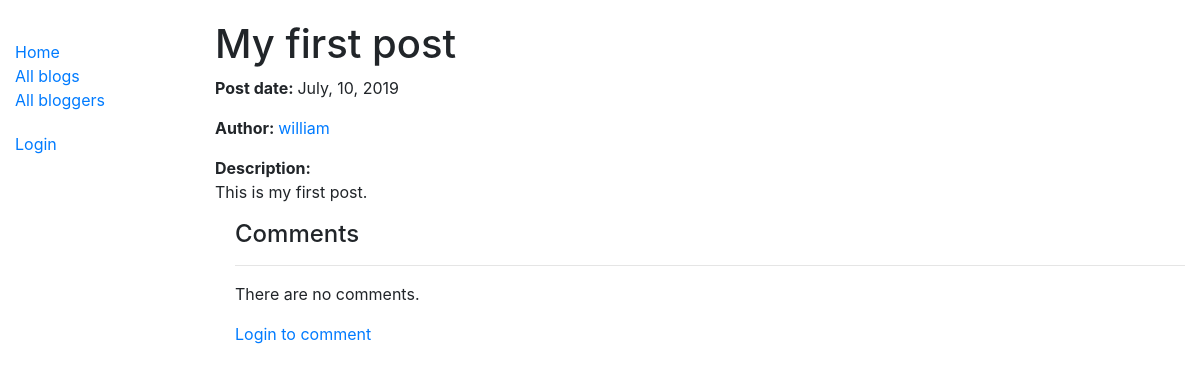
Page /blog/6/ on the earlier database version.
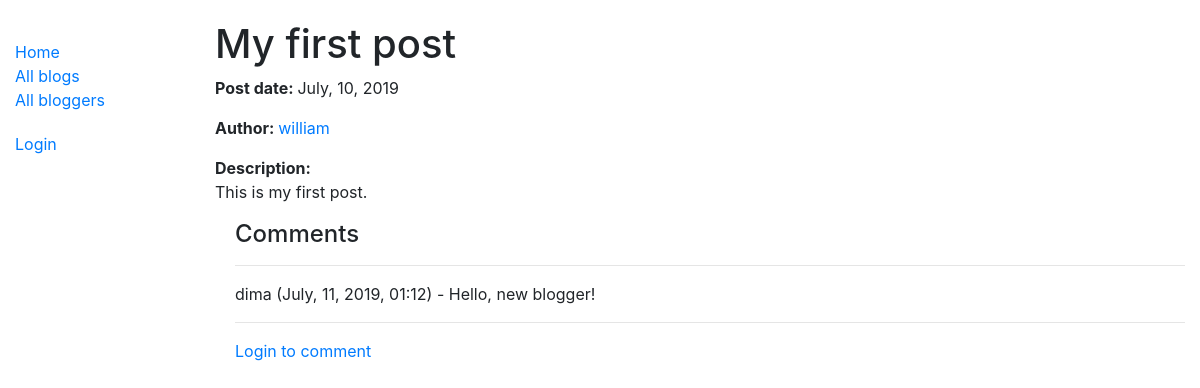
Same page on the later database version.
### blog/models.py (models this page shows, shortened)
class Comment(models.Model):
	user = models.ForeignKey(User, on_delete=models.SET_NULL, null=True, blank=True)
	post = models.ForeignKey(Post, on_delete=models.SET_NULL, null=True, blank=True)
	text = models.TextField()
	created_at = models.DateTimeField(auto_now_add=True)
	def format_created_at(self):
		return self.created_at.strftime('%B, %-d, %Y, %H:%M')
	class Meta:
		ordering = ['created_at']

### blog/views.py (the view)
# urls.py: path('<int:pk>/', views.PostDetailView.as_view(), name='post-detail'),
class PostDetailView(generic.DetailView):
	model = Post

### blog/models.py (called while the page is built)
	def __str__(self):
		return self.user.username

	def get_absolute_url(self):
		return reverse('author-detail', args=[str(self.id)])

	def format_created_at(self):
		return self.created_at.strftime('%B, %-d, %Y')

### blog/templates/blog/post_detail.html (shortened to what this page needs)
{% extends "base_generic.html" %}
{% block content %}
	<h1>{{ post.title }}</h1>
	<p>
		<b>Post date: </b> {{ post.format_created_at }}
	</p>
	<p>
		<b>Author: </b>
		<a href="{{ post.author.get_absolute_url }}">{{ post.author }}</a>
	</p>
	<p>
		<b>Description: </b>
		<br>
		{{ post.body }}
	</p>
	<div style="margin-left: 20px ">
		<h4>Comments</h4>
		<hr>
		{% if post.comment_set.all %}
			{% for comment in post.comment_set.all %}
				<p>
					{{ comment.user }} ({{ comment.format_created_at }}) - {{ comment.text }}
				</p>
				<hr>
			{% endfor %}
		{% else %}
			<p>There are no comments.</p>
		{% endif %}
		{% if user.is_authenticated %}
			<a href="{% url 'comment-create' post.id %}">Add a new comment</a>
		{% else %}
			<a href="{% url 'comment-create' post.id %}">Login to comment</a>
		{% endif %}
	</div>
{% endblock %}

Differences in the rows shown:
added Comment: user "dima", format_created_at "July, 11, 2019, 01:12", text "Hello, new blogger!"
Other differences:
text no longer shown: "There are no comments."
